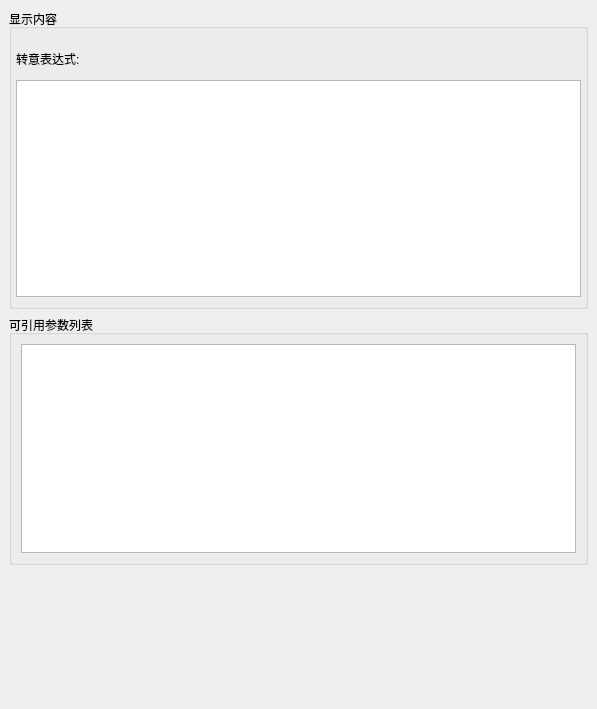
<?xml version="1.0" encoding="UTF-8"?>
<ui version="4.0">
 <class>MyOutputDialog</class>
 <widget class="QDialog" name="MyOutputDialog">
  <property name="geometry">
   <rect>
    <x>0</x>
    <y>0</y>
    <width>597</width>
    <height>709</height>
   </rect>
  </property>
  <property name="windowTitle">
   <string>Dialog</string>
  </property>
  <layout class="QVBoxLayout" name="verticalLayout">
   <property name="margin">
    <number>0</number>
   </property>
   <item>
    <widget class="QWidget" name="widget" native="true">
     <layout class="QVBoxLayout" name="verticalLayout_3">
      <item>
       <widget class="QGroupBox" name="groupBox">
        <property name="minimumSize">
         <size>
          <width>0</width>
          <height>300</height>
         </size>
        </property>
        <property name="maximumSize">
         <size>
          <width>16777215</width>
          <height>300</height>
         </size>
        </property>
        <property name="title">
         <string>显示内容</string>
        </property>
        <layout class="QVBoxLayout" name="verticalLayout_2" stretch="0,1,1">
         <property name="leftMargin">
          <number>4</number>
         </property>
         <property name="rightMargin">
          <number>4</number>
         </property>
         <item>
          <widget class="QWidget" name="widget_3" native="true">
           <property name="sizePolicy">
            <sizepolicy hsizetype="Preferred" vsizetype="Expanding">
             <horstretch>0</horstretch>
             <verstretch>0</verstretch>
            </sizepolicy>
           </property>
          </widget>
         </item>
         <item>
          <widget class="QLabel" name="label_2">
           <property name="minimumSize">
            <size>
             <width>0</width>
             <height>30</height>
            </size>
           </property>
           <property name="maximumSize">
            <size>
             <width>16777215</width>
             <height>30</height>
            </size>
           </property>
           <property name="text">
            <string>转意表达式:</string>
           </property>
          </widget>
         </item>
         <item>
          <widget class="QPlainTextEdit" name="switchExpress">
           <property name="maximumSize">
            <size>
             <width>16777215</width>
             <height>16777215</height>
            </size>
           </property>
          </widget>
         </item>
        </layout>
       </widget>
      </item>
      <item>
       <widget class="QGroupBox" name="groupBox_2">
        <property name="minimumSize">
         <size>
          <width>0</width>
          <height>250</height>
         </size>
        </property>
        <property name="title">
         <string>可引用参数列表</string>
        </property>
        <layout class="QHBoxLayout" name="horizontalLayout">
         <item>
          <widget class="QListWidget" name="quoteList"/>
         </item>
        </layout>
       </widget>
      </item>
      <item>
       <spacer name="verticalSpacer">
        <property name="orientation">
         <enum>Qt::Vertical</enum>
        </property>
        <property name="sizeHint" stdset="0">
         <size>
          <width>20</width>
          <height>89</height>
         </size>
        </property>
       </spacer>
      </item>
      <item>
       <widget class="QWidget" name="widget_2" native="true">
        <property name="minimumSize">
         <size>
          <width>0</width>
          <height>31</height>
         </size>
        </property>
       </widget>
      </item>
     </layout>
     <zorder>groupBox</zorder>
     <zorder>groupBox_2</zorder>
     <zorder>widget_2</zorder>
     <zorder>verticalSpacer</zorder>
    </widget>
   </item>
  </layout>
 </widget>
 <resources/>
 <connections/>
</ui>
